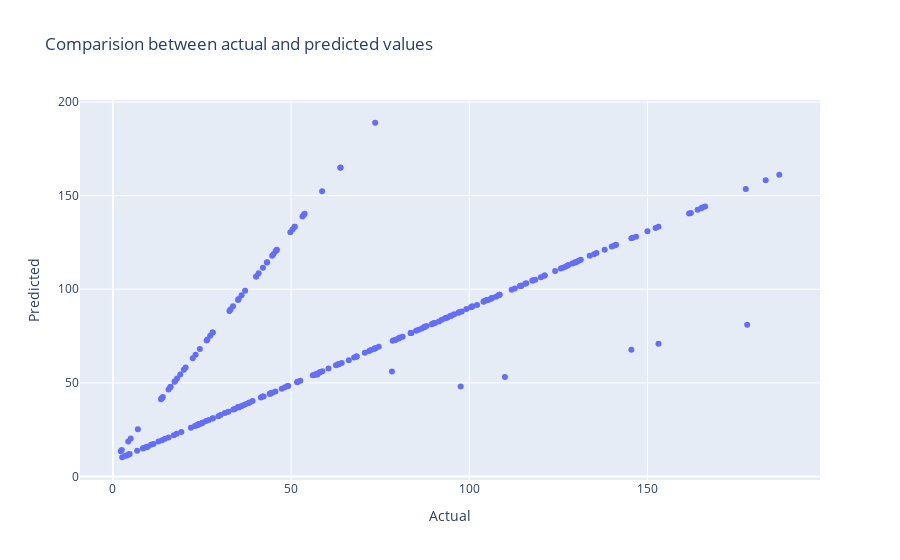

This figure's notebook cell:
### Code cell
import plotly.express as px


fig = px.scatter(comparison, x="Actual", y="Predicted", 
                 title='Comparision between actual and predicted values')
                 

fig.show()

### Figure 1 — Plotly figure (JSON) as saved in the notebook; plotly's stock layout.template omitted (floating-point values rounded to 4 significant figures; data arrays with more than 128 entries replaced by an {"elided": "..."} marker saying what was removed)
{"data": [{"hovertemplate": "Actual=%{x}<br>Predicted=%{y}<extra></extra>", "legendgroup": "", "marker": {"color": "#636efa", "symbol": "circle"}, "mode": "markers", "name": "", "orientation": "v", "showlegend": false, "type": "scatter", "x": {"elided": "250 float values"}, "xaxis": "x", "y": {"elided": "250 float values"}, "yaxis": "y"}], "layout": {"legend": {"tracegroupgap": 0}, "title": {"text": "Comparision between actual and predicted values"}, "xaxis": {"anchor": "y", "domain": [0, 1], "title": {"text": "Actual"}}, "yaxis": {"anchor": "x", "domain": [0, 1], "title": {"text": "Predicted"}}}}
